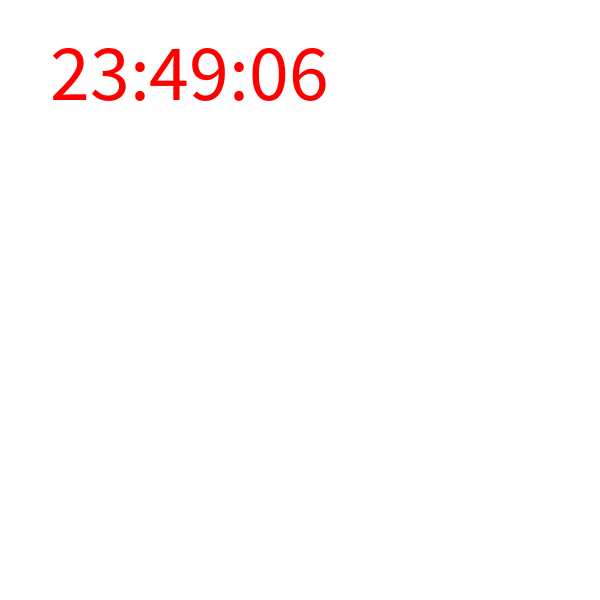
Frame 1 (no input)
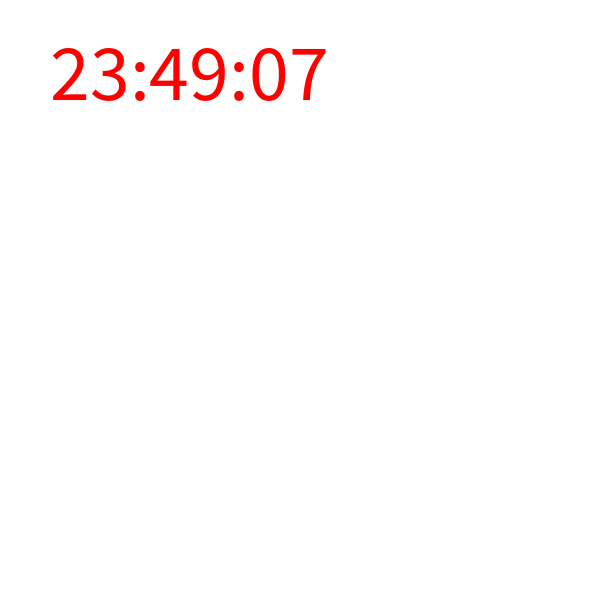
Frame 60 (the mouse pressed at the canvas centre just before this capture)
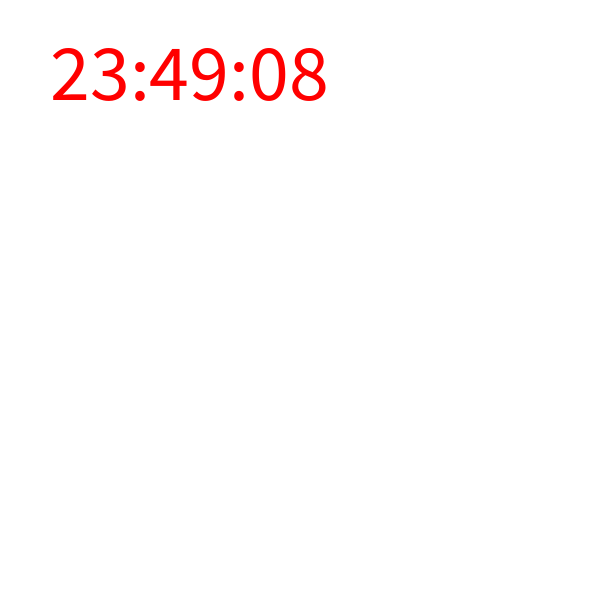
Frame 120 (the mouse held since frame 60 and released just before this capture)

The Processing sketch that drew these frames (run headless with seeded random() and noise(); from frame 60 on, the mouse is pressed at the canvas centre):

// Processing sketch: step03_2
// ── step03_2.pde
void setup()
{
  size(600,600);
  fill(255,0,0);
  textSize(80);
}
void draw()
{
  background(255);//白
  String hh=nf(hour(),2);
  String mm=nf(minute(),2);
  String ss=nf(second(),2);
  text(hh+":"+mm+":"+ss, 50,100);
  //text(hour() +":"+ minute()+":"+second(), 50,100)
}
